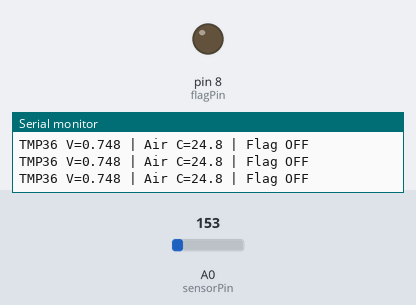
Bench run of a sketch on a simulated Arduino Uno, built with avr-gcc and run on an emulated ATmega328P. On the bench: output pins drawn as LEDs (lit = HIGH), the last lines printed to the serial monitor. Inputs (shaded band) come from the test bench; at power-on: A0 (sensorPin) = 153.

Above: at 1.2 s.
1.3 s: A0 (sensorPin) set to 172
At 2.4 s:
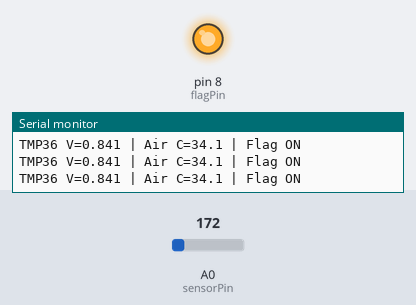
3.0 s: A0 (sensorPin) set to 133
At 3.6 s:
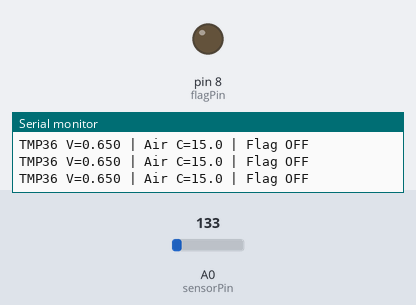
4.5 s: A0 (sensorPin) set to 165
At 5.9 s:
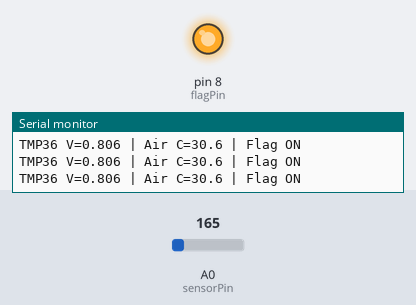
Timing chart, 0 to 7.5 s (numbered marks = the images above; inputs shaded):
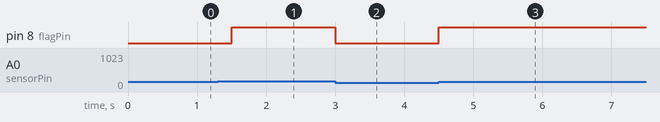

The sketch:

terrarium_temperature_flag.ino
```cpp
constexpr byte sensorPin = A0, flagPin = 8;
constexpr float referenceVolts = 5.0;
constexpr float temperatureCorrectionC = 0.0;
constexpr float flagAt = 29.0, clearAt = 27.0;
bool flag = false;
unsigned long sampledAt = 0;

void setup() {
  pinMode(flagPin, OUTPUT);
  digitalWrite(flagPin, LOW);
  Serial.begin(115200);
}

void loop() {
  const unsigned long now = millis();
  if (now - sampledAt < 250) return;
  sampledAt = now;
  unsigned int sum = 0;
  for (byte sample = 0; sample < 16; ++sample) sum += analogRead(sensorPin);
  const float voltage = (sum / 16.0) * referenceVolts / 1023.0;
  const float temperature = (voltage - 0.5) * 100.0 + temperatureCorrectionC;
  if (temperature >= flagAt) flag = true;
  if (temperature <= clearAt) flag = false;
  digitalWrite(flagPin, flag ? HIGH : LOW);

  Serial.print(F("TMP36 V="));
  Serial.print(voltage, 3);
  Serial.print(F(" | Air C="));
  Serial.print(temperature, 1);
  Serial.println(flag ? F(" | Flag ON") : F(" | Flag OFF"));
}
```

Measured:
- the behaviour switches between 161 and 162 on A0 (sensorPin) (found by bisection; images 0 and 1)
- after the input at 1.3 s, pin 8 (flagPin): LOW → HIGH after 0.20 s
- after the input at 3.0 s, pin 8 (flagPin): HIGH → LOW at once
- after the input at 4.5 s, pin 8 (flagPin): LOW → HIGH at once
